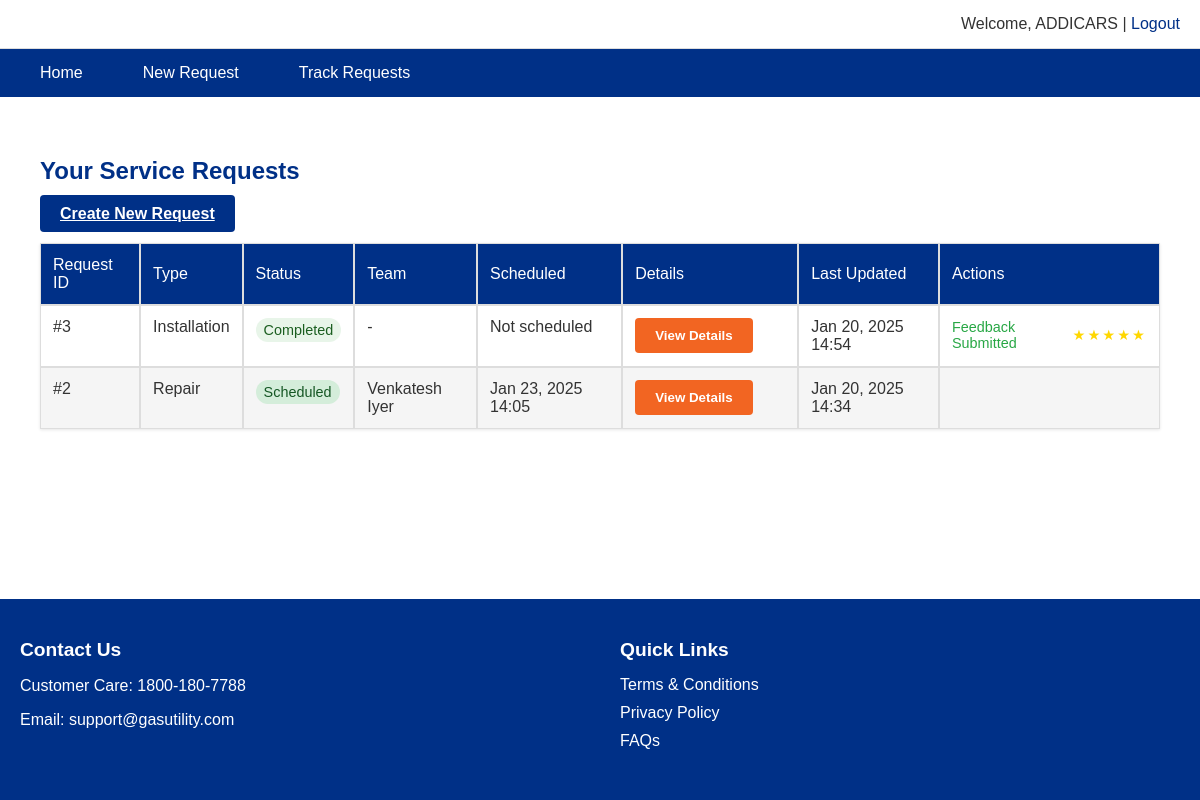
The app's page /services/track/ (signed in) with its own data.
### customerService/models.py (models this page shows, shortened)
class User(AbstractUser):
    phone = models.CharField(max_length=15, blank=True)
    address = models.TextField(blank=True)
    groups = models.ManyToManyField(
        'auth.Group',
        related_name='customerservice_user_set',
        blank=True,
        verbose_name='groups',
        help_text='The groups this user belongs to.',
    )
    user_permissions = models.ManyToManyField(
        'auth.Permission',
        related_name='customerservice_user_set',
        blank=True,
        verbose_name='user permissions',
        help_text='Specific permissions for this user.',
    )

class ServiceRequest(models.Model):
    TYPE_CHOICES = [
        ('repair', 'Repair'),
        ('installation', 'Installation'),
        ('maintenance', 'Maintenance'),
    ]
    STATUS_CHOICES = [
        ('pending', 'Pending'),
        ('in_progress', 'In Progress'),
        ('assigned', 'Assigned to Team'),
        ('scheduled', 'Scheduled'),
        ('completed', 'Completed'),
        ('cancelled', 'Cancelled'),
    ]
    user = models.ForeignKey(settings.AUTH_USER_MODEL, on_delete=models.CASCADE)
    request_type = models.CharField(max_length=20, choices=TYPE_CHOICES)
    description = models.TextField()
    attachment = models.FileField(upload_to='attachments/', blank=True, null=True)
    status = models.CharField(max_length=20, choices=STATUS_CHOICES, default='pending')
    status_notes = models.TextField(blank=True, help_text="Notes about status changes")
    assigned_team = models.CharField(max_length=100, blank=True)
    scheduled_date = models.DateTimeField(null=True, blank=True)
    created_at = models.DateTimeField(auto_now_add=True)
    updated_at = models.DateTimeField(auto_now=True)

### customerService/views.py (the view)
# urls.py: path('track/', views.track_requests, name='track_requests'),
@login_required
def track_requests(request):
    requests = ServiceRequest.objects.filter(user=request.user).order_by('-created_at')
    return render(request, 'track_requests.html', {'requests': requests})

### customerService/templates/track_requests.html (shortened to what this page needs)
{% extends 'base.html' %}
{% block content %}
<div class="requests-container">
    <h2>Your Service Requests</h2>
    <a href="{% url 'create_request' %}" class="btn btn-primary">Create New Request</a>
    {% if requests %}
        <table class="data-table">
            <thead>
                <tr>
                    <th>Request ID</th>
                    <th>Type</th>
                    <th>Status</th>
                    <th>Team</th>
                    <th>Scheduled</th>
                    <th>Details</th>
                    <th>Last Updated</th>
                    <th>Actions</th>
                </tr>
            </thead>
            <tbody>
                {% for request in requests %}
                    <tr>
                        <td>#{{ request.id }}</td>
                        <td>{{ request.get_request_type_display }}</td>
                        <td>
                            <span class="status-badge status-{{ request.status }}">
                                {{ request.get_status_display }}
                            </span>
                        </td>
                        <td>{{ request.assigned_team|default:"-" }}</td>
                        <td>
                            {% if request.scheduled_date %}
                                {{ request.scheduled_date|date:"M d, Y H:i" }}
                            {% else %}
                                Not scheduled
                            {% endif %}
                        </td>
                        <td class="details-cell">
                            <button onclick="toggleNotes({{ request.id }})" class="btn btn-secondary">
                                View Details
                            </button>
                        </td>
                        <td>{{ request.updated_at|date:"M d, Y H:i" }}</td>
                        <td>
                            {% if request.status == 'completed' and not request.feedback.exists %}
                                <a href="{% url 'submit_feedback' request.id %}" class="btn btn-success">
                                    Provide Feedback
                                </a>
                            {% elif request.feedback.exists %}
                                <span class="feedback-given">
                                    Feedback Submitted
                                    <span class="rating">
                                        {% with ''|center:request.feedback.first.rating as range %}
                                            {% for _ in range %}★{% endfor %}
                                        {% endwith %}
                                    </span>
                                </span>
                            {% endif %}
                        </td>
                    </tr>
                {% endfor %}
            </tbody>
        </table>
    {% else %}
        <div class="no-requests">
            <p>You haven't submitted any requests yet.</p>
            <a href="{% url 'create_request' %}" class="btn btn-primary">Create Your First Request</a>
        </div>
    {% endif %}
</div>
{% endblock %}

### customerService/templates/base.html (shortened to what this page needs)
{% load static %}
<!DOCTYPE html>
<html>
<head>
    <link rel="stylesheet" href="{% static 'css/style.css' %}">
</head>
<body>
    <div class="page-wrapper">
        <header class="header">
            <div class="user-menu">
                {% if user.is_authenticated %}
                    Welcome, {{ user.username }} |
                    <a href="{% url 'logout' %}">Logout</a>
                {% else %}
                    <a href="{% url 'login' %}">Login</a> |
                    <a href="{% url 'register' %}">Register</a>
                {% endif %}
            </div>
        </header>
        <nav class="nav-tabs">
            <ul>
                <li><a href="{% url 'home' %}">Home</a></li>
                {% if user.is_authenticated %}
                    <li><a href="{% url 'create_request' %}">New Request</a></li>
                    <li><a href="{% url 'track_requests' %}">Track Requests</a></li>
                {% endif %}
            </ul>
        </nav>
        <main class="content">
            {% block content %}
            {% endblock %}
        </main>
        <footer class="footer">
            <div class="footer-grid">
                <div class="contact-info">
                    <h3>Contact Us</h3>
                    <p>Customer Care: 1800-180-7788</p>
                    <p>Email: support@gasutility.com</p>
                </div>
                <div class="quick-links">
                    <h3>Quick Links</h3>
                    <ul>
                        <li><a href="#">Terms & Conditions</a></li>
                        <li><a href="#">Privacy Policy</a></li>
                        <li><a href="#">FAQs</a></li>
                    </ul>
                </div>
            </div>
        </footer>
    </div>
</body>
</html>

### customerService/static/css/style.css (style rules this page uses)
:root { --primary-color: #003087; --secondary-color: #f26522; --text-color: #333; --light-gray: #f5f5f5; --border-color: #ddd; }
html, body { height: 100%; margin: 0; padding: 0; }
.page-wrapper { min-height: 100vh; display: flex; flex-direction: column; }
body { font-family: Arial, sans-serif; color: var(--text-color); }
.header { background-color: white; padding: 15px 20px; border-bottom: 1px solid var(--border-color); }
.user-menu { text-align: right; }
.user-menu a { color: var(--primary-color); text-decoration: none; }
.nav-tabs { background-color: var(--primary-color); padding: 0 20px; }
.nav-tabs ul { list-style: none; margin: 0; padding: 0; display: flex; gap: 20px; }
.nav-tabs li { margin: 0; }
.nav-tabs a { display: block; color: white; text-decoration: none; padding: 15px 20px; }
.content { flex: 1 0 auto; padding: 20px; width: 100%; max-width: 1200px; margin: 0 auto; box-sizing: border-box; }
.footer { flex-shrink: 0; background-color: var(--primary-color); color: white; padding: 40px 20px; margin-top: auto; }
.footer-grid { max-width: 1200px; margin: 0 auto; display: grid; grid-template-columns: repeat(auto-fit, minmax(250px, 1fr)); gap: 40px; }
.footer h3 { margin-top: 0; margin-bottom: 15px; font-size: 1.2em; }
.footer ul { list-style: none; padding: 0; margin: 0; }
.footer li { margin-bottom: 10px; }
.footer a { color: white; text-decoration: none; }
.btn { padding: 10px 20px; border: none; border-radius: 4px; cursor: pointer; font-weight: bold; }
.btn-primary { background-color: var(--primary-color); color: white; }
.btn-secondary { background-color: var(--secondary-color); color: white; }
.data-table { width: 100%; border-collapse: separate; border-spacing: 0; margin: 20px 0; }
.data-table th, .data-table td { padding: 12px; border: 1px solid var(--border-color); text-align: left; }
.data-table th { background-color: var(--light-gray); }
.status-badge { padding: 4px 8px; border-radius: 12px; font-size: 0.9em; }
.status-completed { background-color: #90ee90; }
.requests-container { max-width: 1200px; margin: 40px auto; padding: 0 20px; }
.requests-container h2 { color: var(--primary-color); margin-bottom: 20px; }
.status-badge { display: inline-block; padding: 4px 8px; border-radius: 12px; font-size: 0.9em; font-weight: 500; }
.status-badge.status-scheduled { background-color: #d4edda; color: #155724; }
.status-badge.status-completed { background-color: #e8f5e9; color: #1b5e20; }
.data-table { background-color: white; box-shadow: 0 1px 3px rgba(0,0,0,0.1); }
.data-table th { background-color: var(--primary-color); color: white; font-weight: 500; }
.data-table tr:nth-child(even) { background-color: var(--light-gray); }
.feedback-given { display: inline-flex; align-items: center; gap: 8px; color: #28a745; font-size: 0.9em; }
.rating { color: #ffd700; letter-spacing: 2px; }
.details-cell { position: relative; min-width: 150px; }
.data-table td { vertical-align: top; padding: 12px; position: relative; }

### records on screen
User: username "ADDICARS"
ServiceRequest: id "3", request_type "Installation", status "Completed", assigned_team "-", shows "Not scheduled", updated_at "Jan 20, 2025 14:54", shows "Feedback Submitted"
ServiceRequest: id "2", request_type "Repair", status "Scheduled", assigned_team "Venkatesh Iyer", scheduled_date "Jan 23, 2025 14:05", updated_at "Jan 20, 2025 14:34"
